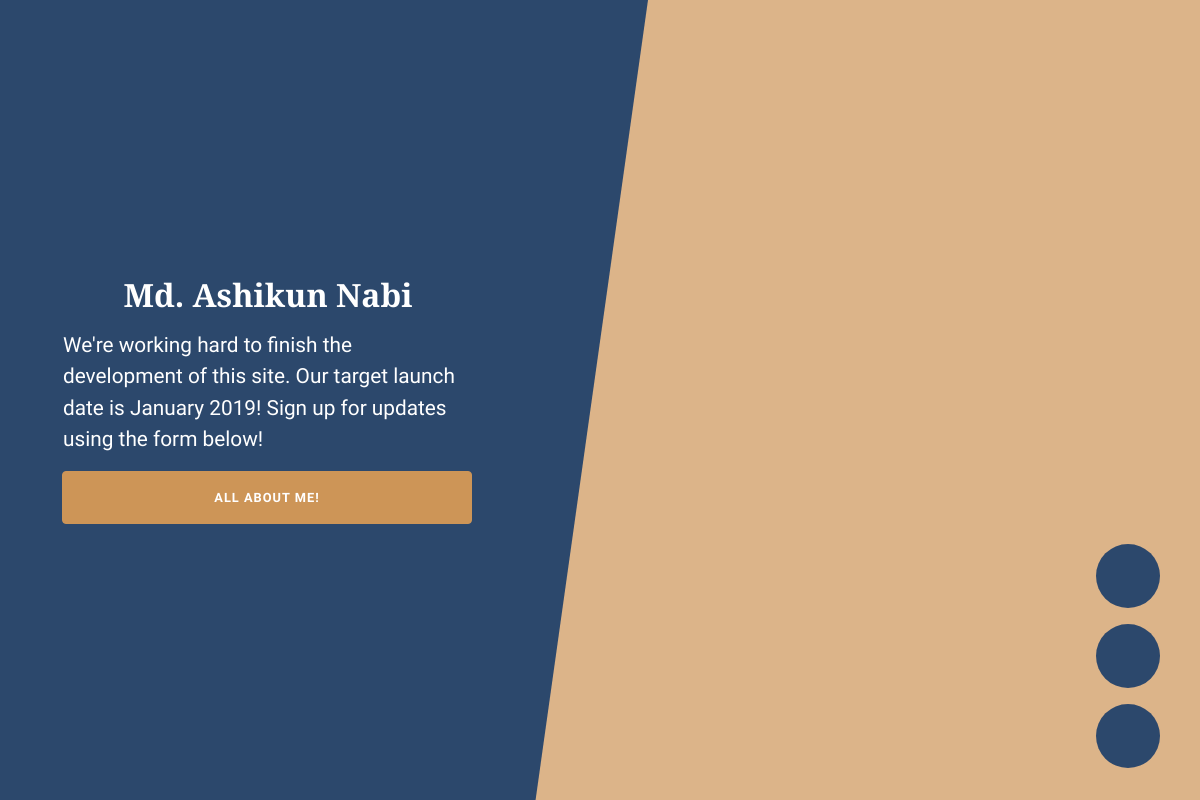
The page / on the database its author committed.
### portfolio_app/models.py (models this page shows, shortened)
class Index(models.Model):
    title                           = models.CharField(max_length=50)
    name                            = models.CharField(max_length=20)
    description                     = models.TextField(max_length=150)
    button                          = models.CharField(max_length=20)
    overlay_and_button_color        = models.CharField(max_length=30, default="#cd9557")
    button_hover                    = models.CharField(max_length=30, default="#ba7c37")
    background_and_icon_color       = models.CharField(max_length=30, default="rgba(0,46,102,.8)")
    background_and_icon_hover_color = models.CharField(max_length=30, default="#002e66")
    background_media                = models.FileField(default="bg.mp4", null=True)
    media_position_top              = models.CharField(max_length=10, default="50%")
    media_position_left             = models.CharField(max_length=10, default="50%")
    footer                          = models.CharField(max_length=100, default="Copyright &copy; ashikunnabi.pythonanywhere.com | 2018")
    USER_STATUS_CHOICE              =(('Active', 'Active'),('Inactive', 'Inactive'))
    user_status                     = models.CharField(max_length=8, choices=USER_STATUS_CHOICE, default="Inactive")
    class Meta:
        verbose_name = "Index page"

class SocialLink(models.Model):
    name = models.CharField(max_length=20)
    link = models.CharField(max_length=300)
    icon = models.CharField(max_length=140)
    user = models.ForeignKey('Index', on_delete=models.CASCADE)

### portfolio_app/views.py (the view)
# urls.py: path('', index, name="index"),
def index(request):
    person_detail = Index.objects.get(user_status="Active")             # Geting the active user info
    social_links  = SocialLink.objects.filter(user_id=person_detail.id)
    bg_file_name  = str(person_detail.background_media)
    if bg_file_name.endswith(".mp4"):
        video = True
    else:
        video = False
    context = {
        'person_detail'                      : person_detail,
        'is_video'                           : video,
        'social_links'                       : social_links,
    }
    return render(request, "portfolio_app/index.html", context)

### portfolio_app/templates/portfolio_app/index.html (shortened to what this page needs)
{% load static %}
<!DOCTYPE html>
<html lang="en">
  <head>
    <link href="{% static '/portfolio_app/vendor/bootstrap/css/bootstrap.min.css' %}" rel="stylesheet">
    <link href="{% static '/portfolio_app/vendor/fontawesome-free/css/all.min.css' %}" rel="stylesheet" type="text/css">
    <link href="{% static '/portfolio_app/css/coming-soon.min.css' %}" rel="stylesheet">
  </head>
  <body>
    <div class="overlay" style="background-color:{{ person_detail.overlay_and_button_color }}"></div>
    <div class="masthead">
     <div class="masthead-bg" style="background-color:{{ person_detail.background_and_icon_color }}"></div>
      <div class="container h-100">
        <div class="row h-100">
          <div class="col-12 my-auto">
            <div class="masthead-content text-white py-5 py-md-0">
              <h2 class="name mb-3">{{ person_detail.name|title }}</h2>
              <p class="mb-6">{{ person_detail.description }}</p>
              <div class="input-group input-group-newsletter">
                 <div class="input-group-append">
                    <a href="{% url 'project_list' %}" class="btnwidth100">
                        <button class="btn btn-secondary" type="button"
                                style="background-color:{{ person_detail.overlay_and_button_color }};border-color:{{ person_detail.overlay_and_button_color }}"
                                onMouseOver="this.style.backgroundColor='{{ person_detail.button_hover }}'"
                                onMouseOut="this.style.backgroundColor='{{ person_detail.overlay_and_button_color }}'">
                            {{ person_detail.button }}
                        </button>
                    </a>
                </div>
              </div>
            </div>
          </div>
        </div>
      </div>
    </div>
    <div class="social-icons">
      <ul class="list-unstyled text-center mb-0">
        {% for social_link in social_links %}
            <li class="list-unstyled-item">
                <a href="{{ social_link.link }}" target="_blank"
                        style="background-color:{{ person_detail.background_and_icon_color }};"
                        onMouseOver="this.style.backgroundColor='{{ person_detail.background_and_icon_hover_color }}'"
                        onMouseOut="this.style.backgroundColor='{{ person_detail.background_and_icon_color }}'">
                    {{ social_link.icon|safe }}
                </a>
            </li>
        {% endfor %}
      </ul>
    </div>
  </body>
</html>

### rows shown on the page
Index: name "Md. Ashikun Nabi", description "We're working hard to finish the development of this site. Our target launch date is January 2019! Sign up for updates using the form below!", button "ALL ABOUT ME!"
